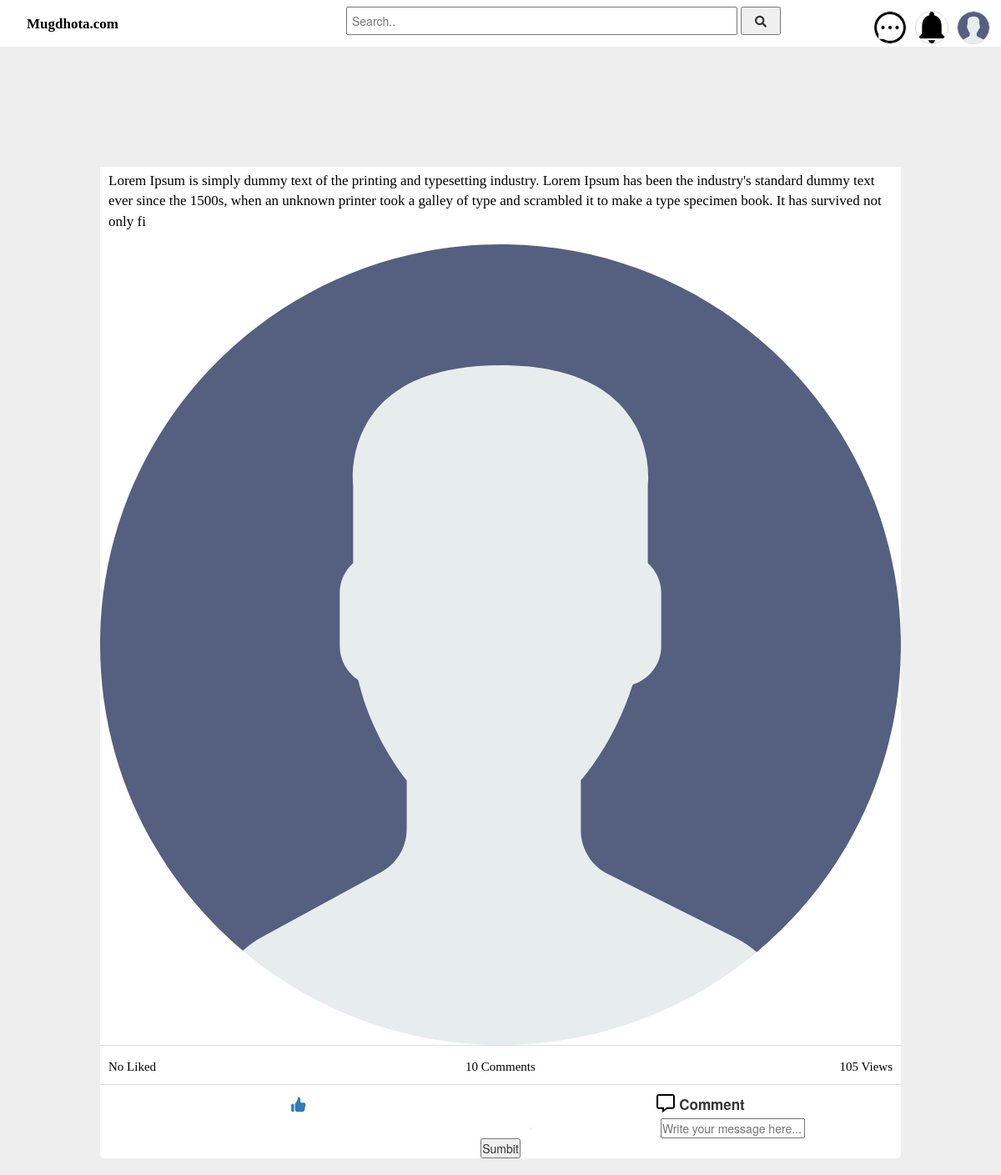
/userpost/1/, run on the app's committed database.
### base/models.py (models this page shows, shortened)
class UserPost(models.Model):
    author = models.ForeignKey(User, on_delete=models.SET_NULL, null=True)
    content = models.TextField(null=True, blank=True)
    image = models.ImageField(upload_to='uup_images', null=True, blank=True)
    updated = models.DateTimeField(auto_now=True)
    created = models.DateTimeField(auto_now_add=True)
    no_of_likes = models.IntegerField(default=0)
    class Meta:
        ordering = ['-updated', '-created']

### base/views.py (the view, shortened to what this page needs)
# urls.py: path('userpost/<str:pk>/', views.userpost, name="userpost"),
def userpost(request, pk):
    userpost = UserPost.objects.get(id=pk)
    room_messages = userpost.userpostcomments_set.all()
    context = {'userpost': userpost, 'room_messages': room_messages}
    return render(request, 'base/single.html', context)

### base/templates/base/single.html (shortened to what this page needs)
{% extends 'main.html' %}
{% block content %}
<div class="container_full">
	<div class="container profile_bg">
          <div class="content_part" style="margin-top:200px">
										<div class="single_post">
											<a href="{% url 'userpost' userpost.id %}">
											<div class="content_text">
												<p>{{userpost.content}}</p>
											</div>
											<div class="content_img">
												{% if userpost.image %}
												<img src="{{userpost.image.url}}" alt="" />
												{% endif %}
											</div></a>
											<div class="meta_data">
												<div class="col-lg-4 col-md-4 no_pad">
													{% if userpost.no_of_likes == 0 %}
													<p>No Liked</p>
													{% elif userpost.no_of_likes == 1 %}
													<p>Liked by 1 person</p>
													{% else %}
													<p>Liked by {{userpost.no_of_likes}} people</p>
													{% endif %}
												</div>
												<div class="col-lg-4 col-md-4 no_pad" style="text-align:center">
													<p>10 Comments</p>
												</div>
												<div class="col-lg-4 col-md-4 no_pad" style="text-align:right">
													<p>105 Views</p>
												</div>
											</div>
											<div class="like_cnt_section">
												<div class="col-lg-6 col-md-6 col-xs-6 no_pad">
													<div class="cnt_button like_button">
														<a href="/like-post?post_id={{userpost.id}}" class="flex items-center space-x-2">
														</a>
													</div>
												</div>
												<div class="col-lg-6 col-md-6 col-xs-6 onen_fnc no_pad">
													<div class="cnt_button">
														<span>Comment</span>
													</div>
												</div>
												<div class="comment_sectiond"  id="user_cmnt_sectiond">
													<div class="create_commentd">
														<div class="current_user_img">
															<img src="{{ request.user.avatar.url }}" alt="" />
														</div>
														<form action="" method="POST" enctype="multipart/form-data">
															<div class="cnt_text" style="padding-left:10px;">
																  <input type="text" name="body" placeholder="Write your message here..." />
															</div>
															<div class="cnt_text_submit">
																<input type="submit" value="Sumbit"/>
															</div>
														</form>
													</div>
												</div>
											</div>
										</div>
									</div>
    </div>
</div>
{% endblock content %}

### static/style.css (style rules this page uses)
* { margin:0;padding:0 }
a { text-decoration:none;font-family: kalpurush; }
p { font-size:17px;font-family: kalpurush;color: black; }
.no_pad { padding:0 !important;margin:0 !important }
img { width: 100%; }
body { background: #eee }
.container { width:100%;padding:0 }
.single_post { display:inline-block; width: 100%; background: #fff; margin: 0 0 20px 0; border-radius: 5px; }
.content_part { display: block; }
.single_post { display: inline-block; }
.single_post .content_img img { width: 100%; }
.single_post .content_text { padding: 5px 10px; }
.meta_data { border-top: 1px solid #ddd; padding: 10px; display: flow-root; }
.meta_data p { padding-top: 5px; margin: 0; color: black; font-size: 15px; }
.like_cnt_section { display: inline-block; text-align: center; width: 100%; border-top: 1px solid #ddd; padding-top: 5px; }
.cnt_button, .like_button { text-decoration: none; font-size: 17px; font-weight: bold; cursor: pointer; }
.cnt_button { display: inline-block; margin-top: 6px; }
svg { width: 22px; margin-right: 5px; float: left; cursor: pointer; }
.cnt_button span { float: left; }
.current_user_img { width: 8%; float: left; }
.current_user_img img { width: 40px; border-radius: 100%; border: 1px solid #ddd; margin: 0 5px 0 0; }
.profile_bg { width: 80%; }
.content_text { padding: 10px 5px 5px 5px; background: #fff; }

### templates/style.html (style rules this page uses)
* { margin:0;padding:0 }
a { text-decoration:none;font-family: kalpurush; }
p { font-size:17px;font-family: kalpurush;color: black; }
.no_pad { padding:0 !important;margin:0 !important }
img { width: 100%; }
body { background: #eee }
.container { width:100%;padding:0 }
.single_post { display:inline-block; width: 100%; background: #fff; margin: 0 0 20px 0; border-radius: 5px; }
.content_part { display: block; }
.single_post { display: inline-block; }
.single_post .content_img img { width: 100%; }
.single_post .content_text { padding: 5px 10px; }
.meta_data { border-top: 1px solid #ddd; padding: 10px; display: flow-root; }
.meta_data p { padding-top: 5px; margin: 0; color: black; font-size: 15px; }
.like_cnt_section { display: inline-block; text-align: center; width: 100%; border-top: 1px solid #ddd; padding-top: 5px; }
.cnt_button, .like_button { text-decoration: none; font-size: 17px; font-weight: bold; cursor: pointer; }
.cnt_button { display: inline-block; margin-top: 6px; }
svg { width: 22px; margin-right: 5px; float: left; cursor: pointer; }
.cnt_button span { float: left; }
.current_user_img { width: 8%; float: left; }
.current_user_img img { width: 40px; border-radius: 100%; border: 1px solid #ddd; margin: 0 5px 0 0; }
.profile_bg { width: 80%; }
.content_text { padding: 10px 5px 5px 5px; background: #fff; }

### data on the page
UserPost: content "Lorem Ipsum is simply dummy text of the printing and typesetting industry. Lorem Ipsum has been the industry's standard dummy text ever since the 1500s, when an unknown printer took a galley of type and scrambled it to make a type specimen book. It has survived not only fi", image (placeholder picture)
